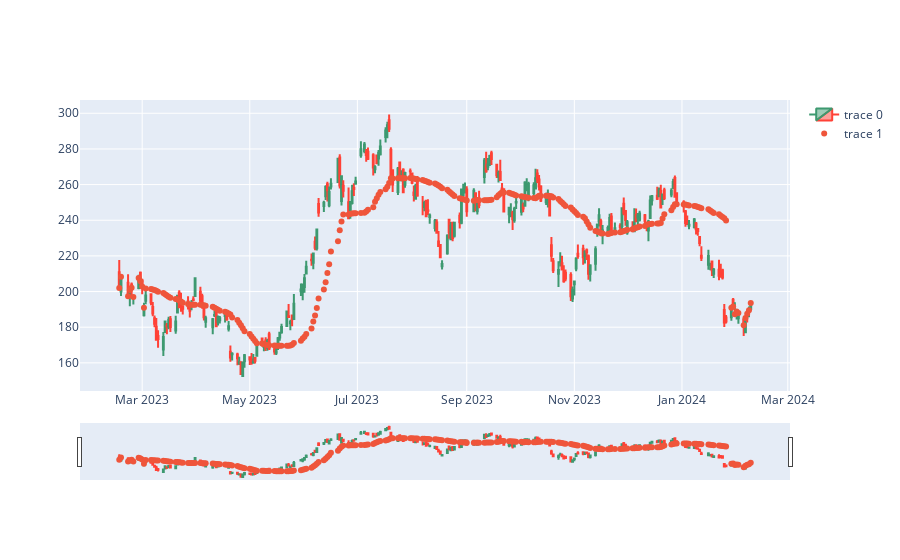

The notebook cell saved with this chart:
### Code cell
# Plot    
fig = go.Figure([
    go.Candlestick(x=df.index, open=df['Open'], high=df['High'],
                low=df['Low'], close=df['Close']),
    
    go.Scatter(x=df.index, y=result["psar"], mode='markers')
])


fig.show()

### Figure 1 — Plotly figure (JSON) as saved in the notebook; plotly's stock layout.template omitted (floating-point values rounded to 4 significant figures; data arrays with more than 128 entries replaced by an {"elided": "..."} marker saying what was removed)
{"data": [{"close": {"elided": "247 float values"}, "high": {"elided": "247 float values"}, "low": {"elided": "247 float values"}, "open": {"elided": "247 float values"}, "type": "candlestick", "x": {"elided": "247 str values"}}, {"mode": "markers", "type": "scatter", "x": {"elided": "247 str values"}, "y": {"elided": "247 float values"}}], "layout": {}}
